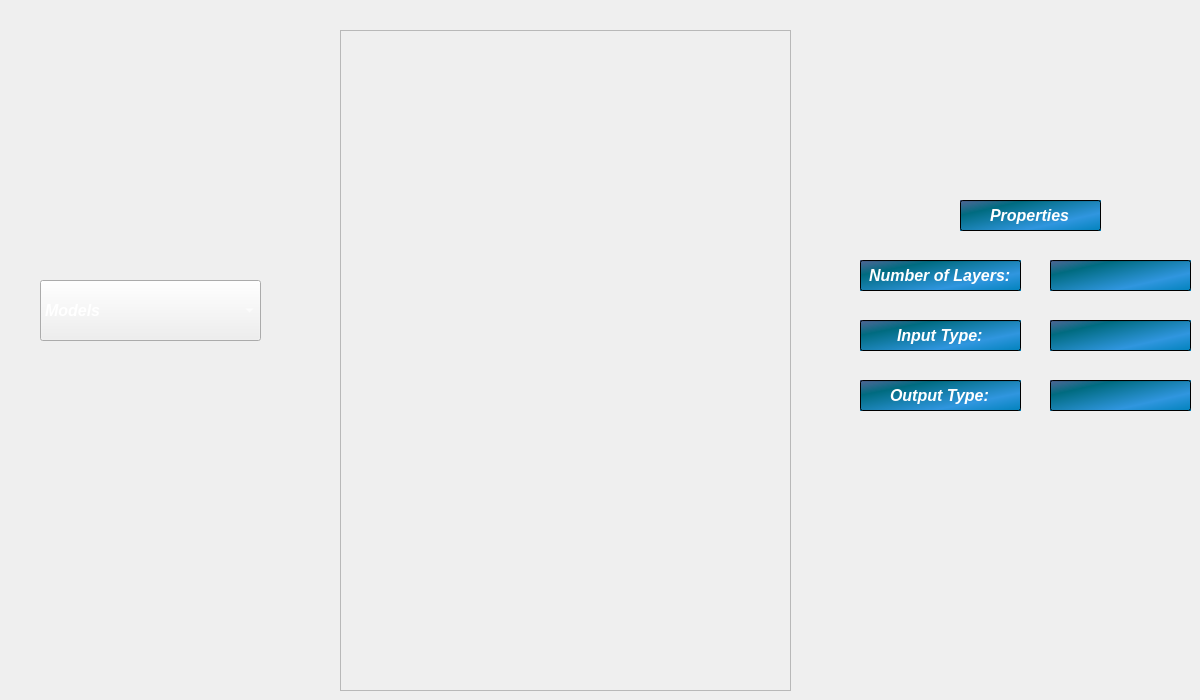
    <widget class="QWidget" name="model_selection">
     <widget class="QComboBox" name="comboBox">
      <property name="geometry">
       <rect>
        <x>40</x>
        <y>280</y>
        <width>221</width>
        <height>61</height>
       </rect>
      </property>
      <property name="font">
       <font>
        <family>Leelawadee UI</family>
        <pointsize>12</pointsize>
        <weight>75</weight>
        <italic>true</italic>
        <bold>true</bold>
       </font>
      </property>
      <property name="styleSheet">
       <string notr="true">color: rgb(255, 255, 255);</string>
      </property>
      <item>
       <property name="text">
        <string>Models</string>
       </property>
      </item>
      <item>
       <property name="text">
        <string>Vgg-16</string>
       </property>
      </item>
      <item>
       <property name="text">
        <string>Vgg-19</string>
       </property>
      </item>
      <item>
       <property name="text">
        <string>Xception</string>
       </property>
      </item>
      <item>
       <property name="text">
        <string>Resnet50V2</string>
       </property>
      </item>
      <item>
       <property name="text">
        <string>Resnet101</string>
       </property>
      </item>
      <item>
       <property name="text">
        <string>Mobilenet</string>
       </property>
      </item>
      <item>
       <property name="text">
        <string>InceptionV3</string>
       </property>
      </item>
      <item>
       <property name="text">
        <string>Nasnetlarge</string>
       </property>
      </item>
      <item>
       <property name="text">
        <string>EfficientB0</string>
       </property>
      </item>
      <item>
       <property name="text">
        <string>Resnet152</string>
       </property>
      </item>
      <item>
       <property name="text">
        <string>MobilenetV2</string>
       </property>
      </item>
      <item>
       <property name="text">
        <string>Densenet12</string>
       </property>
      </item>
     </widget>
     <widget class="QLineEdit" name="lineEdit_2">
      <property name="geometry">
       <rect>
        <x>860</x>
        <y>260</y>
        <width>161</width>
        <height>31</height>
       </rect>
      </property>
      <property name="font">
       <font>
        <family>Leelawadee UI</family>
        <pointsize>12</pointsize>
        <weight>75</weight>
        <italic>true</italic>
        <bold>true</bold>
       </font>
      </property>
      <property name="styleSheet">
       <string notr="true">background-color: qlineargradient(spread:pad, x1:0, y1:0, x2:1, y2:0.965909, stop:0 rgba(78, 95, 147, 243), stop:0.248588 rgba(0, 107, 128, 255), stop:0.723164 rgba(48, 150, 223, 255), stop:1 rgba(3, 131, 189, 255));
color: rgb(255, 255, 255);</string>
      </property>
      <property name="text">
       <string>Number of Layers:</string>
      </property>
      <property name="alignment">
       <set>Qt::AlignCenter</set>
      </property>
      <property name="readOnly">
       <bool>true</bool>
      </property>
     </widget>
     <widget class="QLineEdit" name="lineEdit_3">
      <property name="geometry">
       <rect>
        <x>860</x>
        <y>320</y>
        <width>161</width>
        <height>31</height>
       </rect>
      </property>
      <property name="font">
       <font>
        <family>Leelawadee UI</family>
        <pointsize>12</pointsize>
        <weight>75</weight>
        <italic>true</italic>
        <bold>true</bold>
       </font>
      </property>
      <property name="styleSheet">
       <string notr="true">background-color: qlineargradient(spread:pad, x1:0, y1:0, x2:1, y2:0.965909, stop:0 rgba(78, 95, 147, 243), stop:0.248588 rgba(0, 107, 128, 255), stop:0.723164 rgba(48, 150, 223, 255), stop:1 rgba(3, 131, 189, 255));
color: rgb(255, 255, 255);</string>
      </property>
      <property name="text">
       <string>Input Type:</string>
      </property>
      <property name="alignment">
       <set>Qt::AlignCenter</set>
      </property>
      <property name="readOnly">
       <bool>true</bool>
      </property>
     </widget>
     <widget class="QLineEdit" name="lineEdit_4">
      <property name="geometry">
       <rect>
        <x>860</x>
        <y>380</y>
        <width>161</width>
        <height>31</height>
       </rect>
      </property>
      <property name="font">
       <font>
        <family>Leelawadee UI</family>
        <pointsize>12</pointsize>
        <weight>75</weight>
        <italic>true</italic>
        <bold>true</bold>
       </font>
      </property>
      <property name="styleSheet">
       <string notr="true">background-color: qlineargradient(spread:pad, x1:0, y1:0, x2:1, y2:0.965909, stop:0 rgba(78, 95, 147, 243), stop:0.248588 rgba(0, 107, 128, 255), stop:0.723164 rgba(48, 150, 223, 255), stop:1 rgba(3, 131, 189, 255));
color: rgb(255, 255, 255);</string>
      </property>
      <property name="text">
       <string>Output Type:</string>
      </property>
      <property name="alignment">
       <set>Qt::AlignCenter</set>
      </property>
      <property name="readOnly">
       <bool>true</bool>
      </property>
     </widget>
     <widget class="QLineEdit" name="lineEdit">
      <property name="geometry">
       <rect>
        <x>960</x>
        <y>200</y>
        <width>141</width>
        <height>31</height>
       </rect>
      </property>
      <property name="font">
       <font>
        <family>Leelawadee UI</family>
        <pointsize>12</pointsize>
        <weight>75</weight>
        <italic>true</italic>
        <bold>true</bold>
       </font>
      </property>
      <property name="styleSheet">
       <string notr="true">background-color: qlineargradient(spread:pad, x1:0, y1:0, x2:1, y2:0.965909, stop:0 rgba(78, 95, 147, 243), stop:0.248588 rgba(0, 107, 128, 255), stop:0.723164 rgba(48, 150, 223, 255), stop:1 rgba(3, 131, 189, 255));
color: rgb(255, 255, 255);</string>
      </property>
      <property name="text">
       <string>Properties</string>
      </property>
      <property name="alignment">
       <set>Qt::AlignCenter</set>
      </property>
      <property name="readOnly">
       <bool>true</bool>
      </property>
     </widget>
     <widget class="QLineEdit" name="lineEdit_layer">
      <property name="geometry">
       <rect>
        <x>1050</x>
        <y>260</y>
        <width>141</width>
        <height>31</height>
       </rect>
      </property>
      <property name="font">
       <font>
        <family>Leelawadee UI</family>
        <pointsize>12</pointsize>
        <weight>75</weight>
        <italic>true</italic>
        <bold>true</bold>
       </font>
      </property>
      <property name="styleSheet">
       <string notr="true">background-color: qlineargradient(spread:pad, x1:0, y1:0, x2:1, y2:0.965909, stop:0 rgba(78, 95, 147, 243), stop:0.248588 rgba(0, 107, 128, 255), stop:0.723164 rgba(48, 150, 223, 255), stop:1 rgba(3, 131, 189, 255));
color: rgb(255, 255, 255);</string>
      </property>
      <property name="text">
       <string/>
      </property>
      <property name="alignment">
       <set>Qt::AlignCenter</set>
      </property>
      <property name="readOnly">
       <bool>true</bool>
      </property>
     </widget>
     <widget class="QLineEdit" name="lineEdit_input">
      <property name="geometry">
       <rect>
        <x>1050</x>
        <y>320</y>
        <width>141</width>
        <height>31</height>
       </rect>
      </property>
      <property name="font">
       <font>
        <family>Leelawadee UI</family>
        <pointsize>12</pointsize>
        <weight>75</weight>
        <italic>true</italic>
        <bold>true</bold>
       </font>
      </property>
      <property name="styleSheet">
       <string notr="true">background-color: qlineargradient(spread:pad, x1:0, y1:0, x2:1, y2:0.965909, stop:0 rgba(78, 95, 147, 243), stop:0.248588 rgba(0, 107, 128, 255), stop:0.723164 rgba(48, 150, 223, 255), stop:1 rgba(3, 131, 189, 255));
color: rgb(255, 255, 255);</string>
      </property>
      <property name="text">
       <string/>
      </property>
      <property name="alignment">
       <set>Qt::AlignCenter</set>
      </property>
      <property name="readOnly">
       <bool>true</bool>
      </property>
     </widget>
     <widget class="QLineEdit" name="lineEdit_output">
      <property name="geometry">
       <rect>
        <x>1050</x>
        <y>380</y>
        <width>141</width>
        <height>31</height>
       </rect>
      </property>
      <property name="font">
       <font>
        <family>Leelawadee UI</family>
        <pointsize>12</pointsize>
        <weight>75</weight>
        <italic>true</italic>
        <bold>true</bold>
       </font>
      </property>
      <property name="styleSheet">
       <string notr="true">background-color: qlineargradient(spread:pad, x1:0, y1:0, x2:1, y2:0.965909, stop:0 rgba(78, 95, 147, 243), stop:0.248588 rgba(0, 107, 128, 255), stop:0.723164 rgba(48, 150, 223, 255), stop:1 rgba(3, 131, 189, 255));
color: rgb(255, 255, 255);</string>
      </property>
      <property name="text">
       <string/>
      </property>
      <property name="alignment">
       <set>Qt::AlignCenter</set>
      </property>
      <property name="readOnly">
       <bool>true</bool>
      </property>
     </widget>
     <widget class="QScrollArea" name="scrollArea">
      <property name="geometry">
       <rect>
        <x>340</x>
        <y>30</y>
        <width>451</width>
        <height>661</height>
       </rect>
      </property>
      <property name="widgetResizable">
       <bool>true</bool>
      </property>
      <widget class="QWidget" name="scrollAreaWidgetContents">
       <property name="geometry">
        <rect>
         <x>0</x>
         <y>0</y>
         <width>449</width>
         <height>659</height>
        </rect>
       </property>
       <layout class="QHBoxLayout" name="horizontalLayout">
        <item>
         <widget class="QLabel" name="label_8">
          <property name="text">
           <string/>
          </property>
          <property name="scaledContents">
           <bool>true</bool>
          </property>
         </widget>
        </item>
       </layout>
      </widget>
     </widget>
    </widget>
